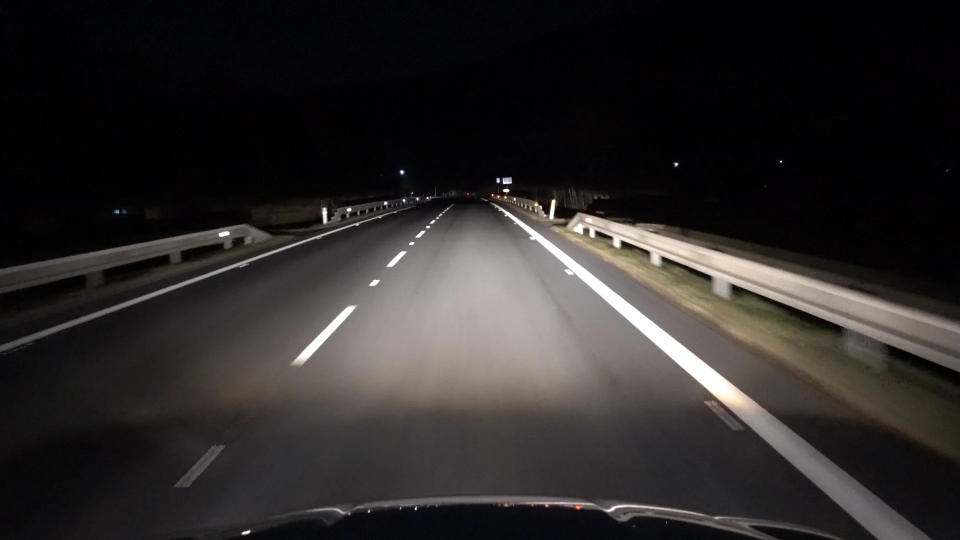
#> input picture autobahn.webp, 1920 x 1080 px (shown at 1/2 size)
$ jupyter execute hm4.ipynb
#> lines starting #> are read from the running program, lines starting #| are printed output that depends on the picture; after the words box and inside, x2 and y2 are one past the last pixel; in counts of white or black regions, pixels touching at a corner belong together
# Prac 04

For this homework you are going to implement a lane line detector. Lane line detection is crucial for ADAS (Advanced Driver Assistance Systems) systems and, in particular, for LKA (Lane Keep Assist). You will use a [picture](https://en.wikipedia.org/wiki/Lane_departure_warning_system) from a front facing camera (mounted on the car) and will implement the following steps:
* Convert image to gray scale
* Compute edge map
* Apply Hough transform to obtain line parametrizations

[cell 1]
import cv2
import math
import numpy as np
from matplotlib import pyplot as plt
plt.rcParams['figure.figsize'] = [15, 10]

Let's load and show the camera frame.

[cell 2]
img = cv2.imread('../autobahn.webp')
#> img is the input picture: shape (1080, 1920, 3); mean B, G, R 40.8, 41.1, 44.6
img = cv2.cvtColor(img, cv2.COLOR_BGR2RGB)
img = cv2.resize(img, None, fx=0.5, fy=0.5)
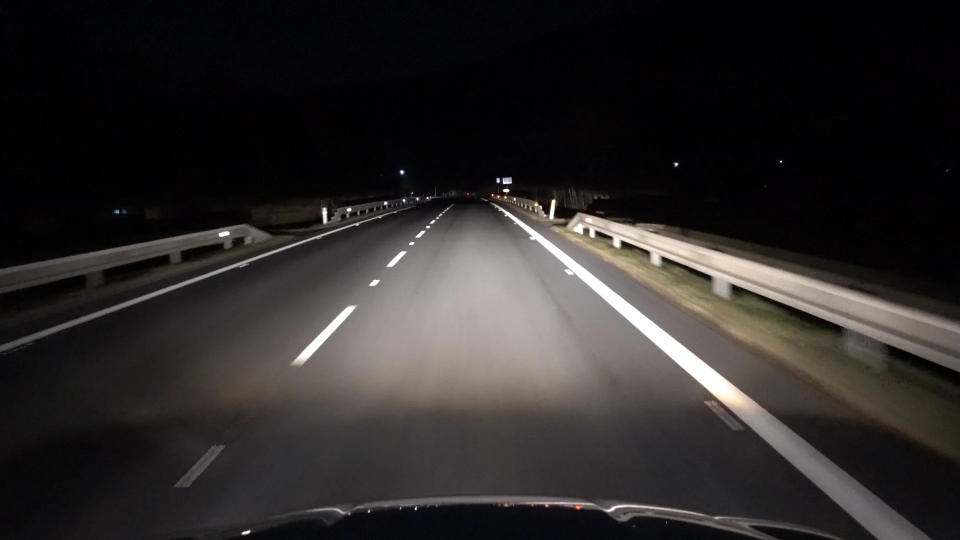
#> img: shape (540, 960, 3); mean R, G, B 44.6, 41.2, 40.8
plt.imshow(img), plt.axis('off')

[cell 3]
# Convert image to gray scale
gray = cv2.cvtColor(img, cv2.COLOR_RGB2GRAY)

[cell 4]
# Obtain edge map
# Hint: you can use Canny edge detector with th_low = 100, th_high = 150
edges = cv2.Canny(gray, 100, 150)
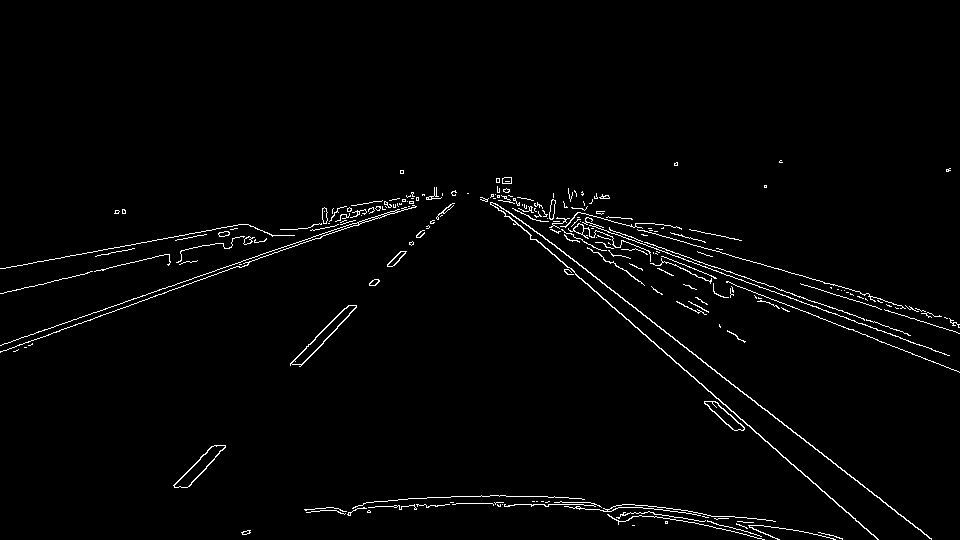
#> edges: shape (540, 960); 1.9% white in thin lines or dots, all inside (x1, y1, x2, y2) = (0, 160, 960, 540)

# We are only interseted in the road so we will remove everything above the horizon
edges[0:195] = 0
#> edges: shape (540, 960); 1.8% white in thin lines or dots, all inside (x1, y1, x2, y2) = (0, 195, 960, 540)

[cell 5]
# Let's plot the images
plt.subplot(121), plt.imshow(img), plt.title('Original'), plt.axis('off')
plt.subplot(122), plt.imshow(edges, cmap='gray'), plt.title('Edge map'), plt.axis('off')
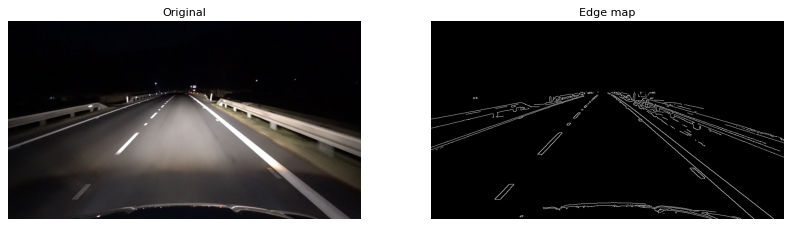
#> figure drawn by matplotlib, 2 panels

[cell 6]
# Apply Hough transform to parametrize the lines
# Hint 1: Offset resolution of 2 pixels and slope resolution of 2 degrees work well in this case
# Hint 2: A suitable value for the accumulator threshold is 190
rho = 2
theta = np.deg2rad(2)
threshold = 190
lines = cv2.HoughLines(edges, rho, theta, threshold)
#> lines = 19 rows, first 8: [-148, 2.23], [44, 1.85], [10, 1.92], [330, 1.22], [324, 1.26], [-184, 2.3], [36, 1.88], [264, 1.4]
# Let's get rid of the unnecessary dimension
lines = lines[:, 0, :]

[cell 7]
# Plot the resulting Hough lines
result = np.copy(img)

for line in lines:
    rho = line[0]
    theta = line[1]

    a = math.cos(theta)
    b = math.sin(theta)

    x0 = a * rho
    y0 = b * rho

    pt1 = (int(x0 + 1000*(-b)), int(y0 + 1000*(a)))
    pt2 = (int(x0 - 1000*(-b)), int(y0 - 1000*(a)))

    cv2.line(result, pt1, pt2, 255, 1, cv2.LINE_AA)
#> this loop made 19 passes
#> (rho, theta, a, b, x0, y0, pt1, pt2) on passes 1 to 10: (-148, 2.23, -0.616, 0.788, 91.12, -116.6, (-696, -732), (879, 499)), (44, 1.85, -0.276, 0.961, -12.13, 42.3, (-973, -233), (949, 317)), (10, 1.92, -0.342, 0.94, -3.42, 9.4, (-943, -332), (936, 351)), (330, 1.22, 0.342, 0.94, 112.9, 310.1, (-826, 652), (1052, -31)), (324, 1.26, 0.309, 0.951, 100.1, 308.1, (-850, 617), (1051, 0)), (-184, 2.3, -0.669, 0.743, 123.1, -136.7, (-620, -805), (866, 532)), (36, 1.88, -0.309, 0.951, -11.12, 34.24, (-962, -274), (939, 343)), (264, 1.4, 0.174, 0.985, 45.84, 260, (-938, 433), (1030, 86)), (462, 0.768, 0.719, 0.695, 332.3, 320.9, (-362, 1040), (1026, -398)), (444, 1.68, -0.105, 0.995, -46.41, 441.6, (-1040, 337), (948, 546))
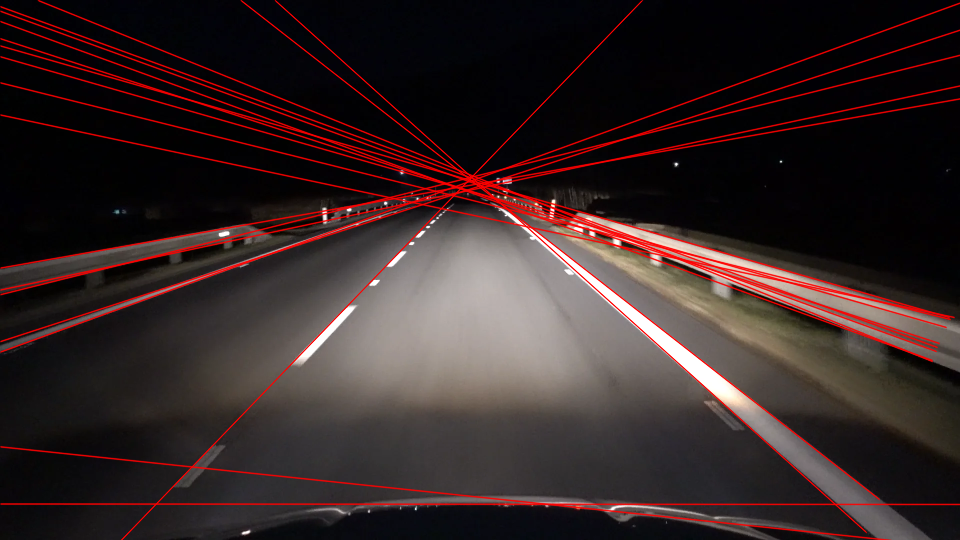
#> result: shape (540, 960, 3); 8.62% of pixels changed, all inside (x1, y1, x2, y2) = (0, 0, 960, 540)

plt.subplot(121), plt.imshow(edges, cmap='gray'), plt.title('Edge map'), plt.axis('off')
plt.subplot(122), plt.imshow(result, cmap='gray'), plt.title('Hough lines'), plt.axis('off')

The edge map looks good but the Hough lines are too noisy. Let's clean the Hough lines first by removing all lines that we know cannot represent a lane line. In other words, all lines that are approximately horizontal shall be removed. Remember that horizontal lines correspond to theta = 90 degrees.

[cell 8]
# Filter out all lines that are approximately horizontal (+/- 20 degrees).
filtered_lines = []
for line in lines:
    # Extract theta for current line (remember Hough works with radians)
    theta = line[1]
    # Keep line if theta is not horizontal
    if not (np.deg2rad(70) <= theta <= np.deg2rad(120)):
        filtered_lines.append(line)
#> this loop made 19 passes
#> (line, theta) on passes 1 to 12: ([-148, 2.23], 2.23), ([44, 1.85], 1.85), ([10, 1.92], 1.92), ([330, 1.22], 1.22), ([324, 1.26], 1.26), ([-184, 2.3], 2.3), ([36, 1.88], 1.88), ([264, 1.4], 1.4), ([462, 0.768], 0.768), ([444, 1.68], 1.68), ([-14, 1.95], 1.95), ([112, 1.78], 1.78)
#> after the loop, filtered_lines = [[-148, 2.23], [330, 1.22], [-184, 2.3], [462, 0.768]]

[cell 9]
# Let's plot the resulting filtered lines
result = np.copy(img)

for line in filtered_lines:
    rho = line[0]
    theta = line[1]

    a = math.cos(theta)
    b = math.sin(theta)

    x0 = a * rho
    y0 = b * rho

    pt1 = (int(x0 + 1000 * (-b)), int(y0 + 1000 * (a)))
    pt2 = (int(x0 - 1000 * (-b)), int(y0 - 1000 * (a)))

    cv2.line(result, pt1, pt2, (255, 0, 0), 2, cv2.LINE_AA)
#> this loop made 4 passes
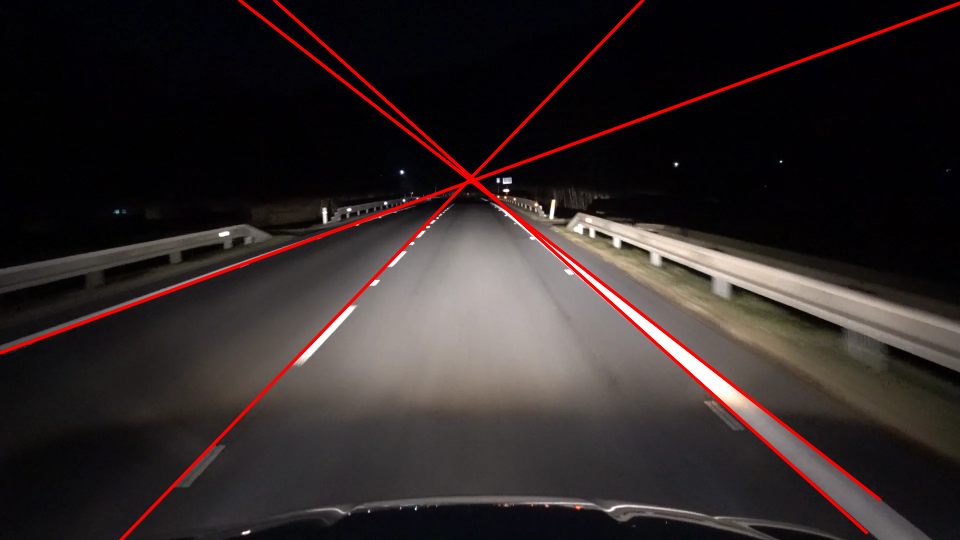
#> result: shape (540, 960, 3); 2.82% of pixels changed, all inside (x1, y1, x2, y2) = (0, 0, 960, 540)

plt.subplot(121), plt.imshow(edges, cmap='gray'), plt.title('Edge map'), plt.axis('off')
plt.subplot(122), plt.imshow(result, cmap='gray'), plt.title('Hough lines'), plt.axis('off')

The result is now much better, but still we see some very similar lines. How can we get rid of them?
* Let's apply k-means clustering. It will find the clusters of the 6 we see in the picture lines and use the averages.

[cell 10]
# We will apply k-means clustering to refine the detected lines.
# Don't worry, we will learn about the clustering later in the course :-)
from sklearn.cluster import KMeans
kmeans = KMeans(n_clusters=4).fit(filtered_lines)
kmeans.cluster_centers_
#> Out = [[-184, 2.3], [462, 0.768], [330, 1.22], [-148, 2.23]]

[cell 11]
# Again, let's plot the resulting filtered lines
result = np.copy(img)

for line in kmeans.cluster_centers_:
    rho = line[0]
    theta = line[1]

    a = math.cos(theta)
    b = math.sin(theta)

    x0 = a * rho
    y0 = b * rho

    pt1 = (int(x0 + 1000 * (-b)), int(y0 + 1000 * (a)))
    pt2 = (int(x0 - 1000 * (-b)), int(y0 - 1000 * (a)))

    cv2.line(result, pt1, pt2, (0, 255, 0), 2, cv2.LINE_AA)
#> this loop made 4 passes
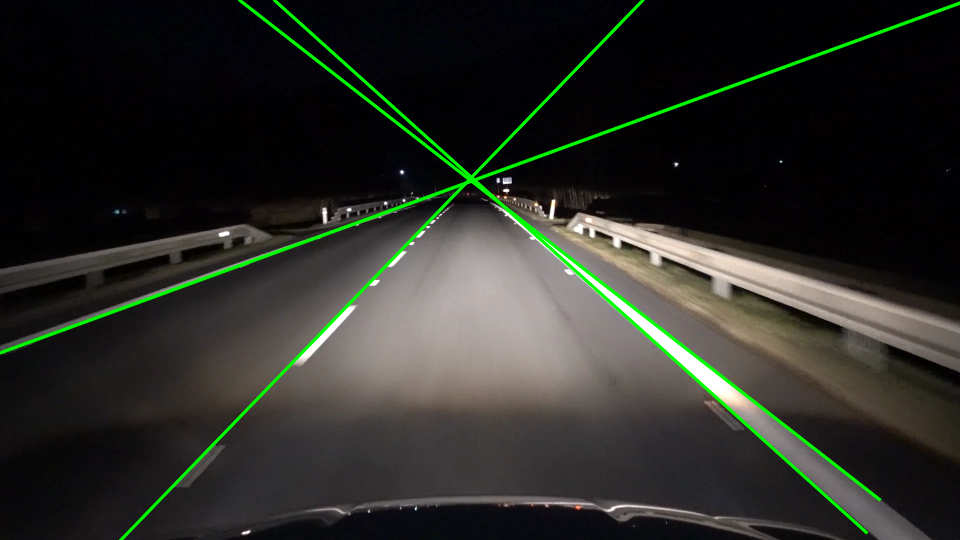
#> result: shape (540, 960, 3); 2.82% of pixels changed, all inside (x1, y1, x2, y2) = (0, 0, 960, 540)

plt.subplot(121), plt.imshow(edges, cmap='gray'), plt.title('Edge map'), plt.axis('off')
plt.subplot(122), plt.imshow(result, cmap='gray'), plt.title('Hough lines'), plt.axis('off')

$ run again, with cat.webp copied over autobahn.webp
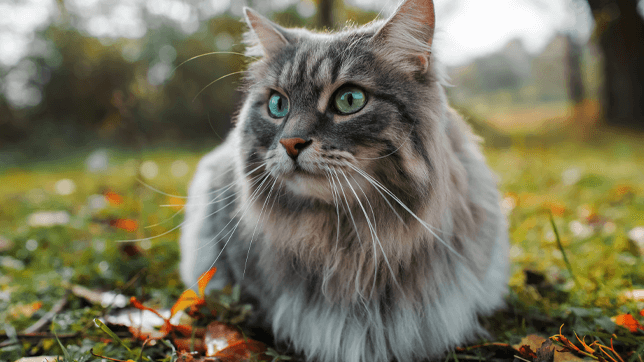
#> input picture cat.webp, 644 x 362 px
#> img is the input picture: shape (362, 644, 3); mean B, G, R 90.5, 115, 118.5
#> `edges = cv2.Canny(gray, 100, 150)`:
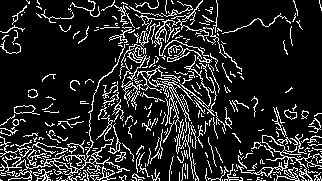
#> edges: shape (181, 322); 14.8% white in thin lines or dots
#> `[cell 5] # Let's plot the images plt.subplot(121), plt.imshow(img), pl..`:
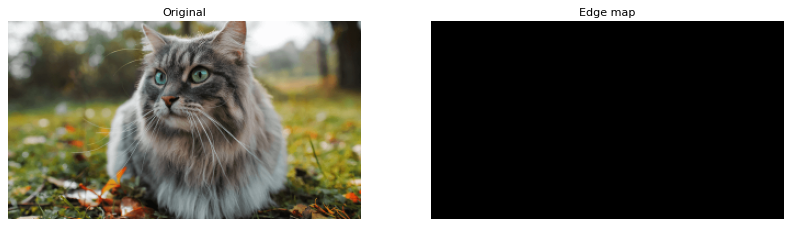
#> figure drawn by matplotlib, 2 panels
#> lines = None

$ run again, with grass.webp copied over autobahn.webp
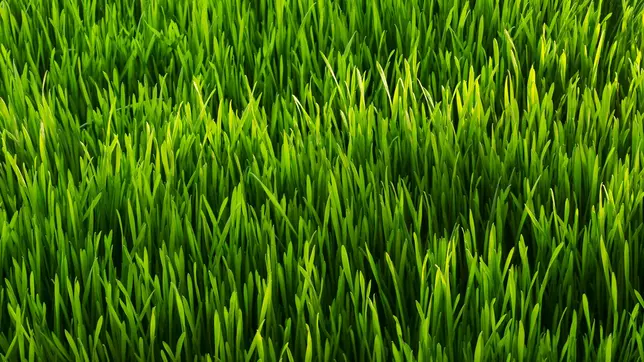
#> input picture grass.webp, 644 x 362 px
#> img is the input picture: shape (362, 644, 3); mean B, G, R 10.4, 108.3, 62.2
#> `edges = cv2.Canny(gray, 100, 150)`:
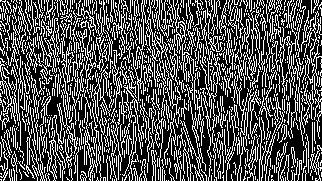
#> edges: shape (181, 322); 32.3% white in thin lines or dots
#> `[cell 5] # Let's plot the images plt.subplot(121), plt.imshow(img), pl..`:
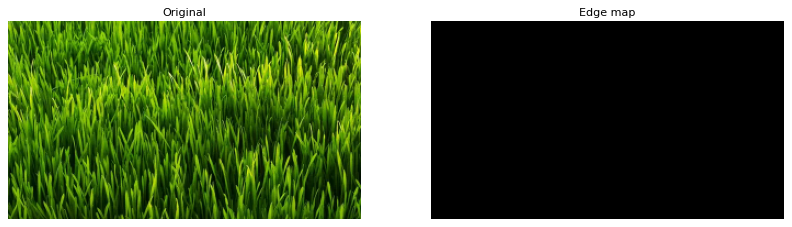
#> figure drawn by matplotlib, 2 panels
#> lines = None
